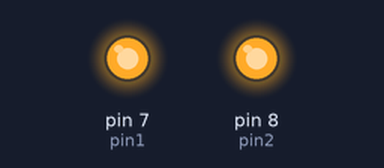
The sketch below on a simulated Arduino Uno, built with avr-gcc and run on an emulated ATmega328P. On the bench: output pins drawn as LEDs (lit = HIGH).

Above: at 1.0 s.
At 3.0 s:
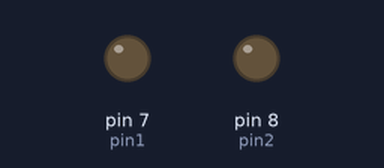
Timing chart, 0 to 5.2 s (numbered marks = the images above):
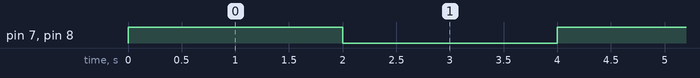

The sketch:

3_LED_ON_OFF_with_2_pins.ino
```cpp
const int pin1 = 7;
const int pin2 = 8;
void setup() {
  // put your setup code here, to run once:
  pinMode(pin1,OUTPUT);
  pinMode(pin2,OUTPUT);
}

void loop() {
  // put your main code here, to run repeatedly:
  digitalWrite(pin1,HIGH);
  digitalWrite(pin2, HIGH);
  delay(2000);
  digitalWrite(pin1,LOW);
  digitalWrite(pin2,LOW);
  delay(2000);
}
```

Measured:
- by itself, pin 7 (pin1), pin 8 (pin2): alternates HIGH for 2.0 s and LOW for 2.0 s
